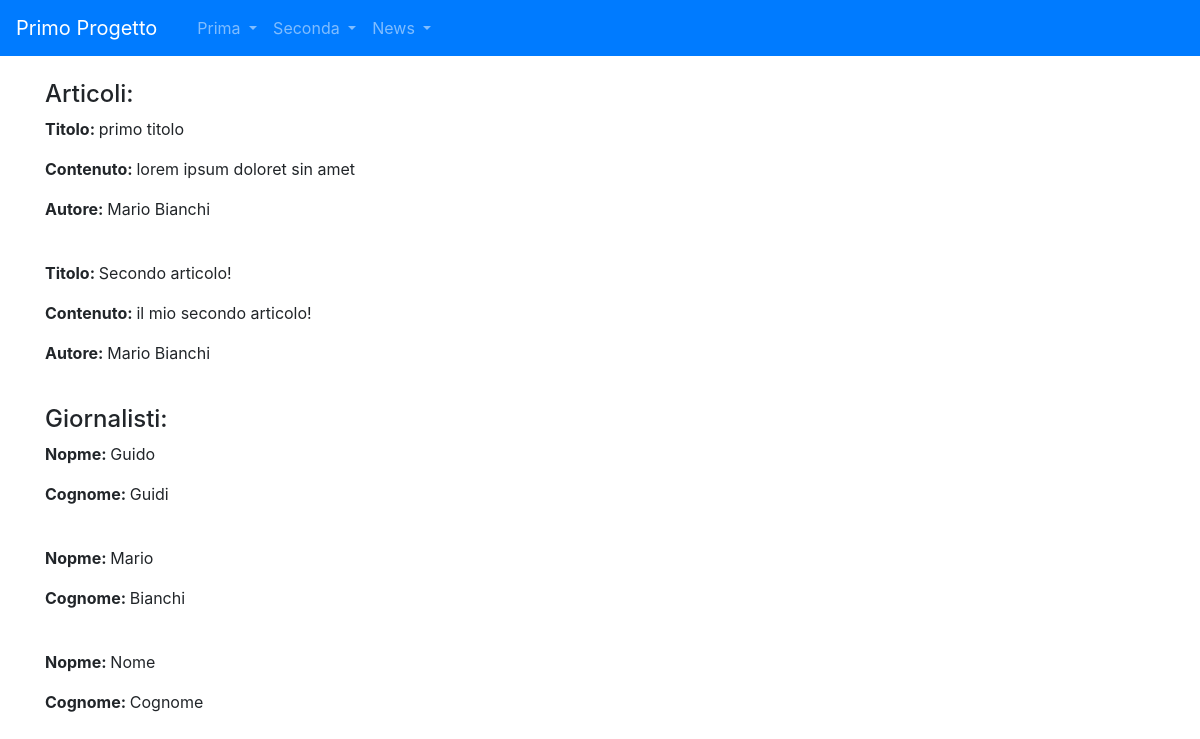
Page /news/ on the committed database.
### news/models.py (models this page shows)
class Articolo (models.Model):
    titolo= models.CharField(max_length=100)
    contenuto= models.TextField()
    giornalista= models.ForeignKey(Giornalista, on_delete=models.CASCADE, related_name="articoli")
    class Meta:
        verbose_name="Articolo"
        verbose_name_plural="Articolo"

class Giornalista(models.Model):
    nome= models.CharField(max_length=20)
    cognome= models.CharField(max_length=20)
    class Meta:
        verbose_name="Giornalista"
        verbose_name_plural="Giornalisti"

### news/views.py (the view)
# urls.py: path('', home, name='homeview'),
def home(request):
    articoli=Articolo.objects.all()
    giornalisti=Giornalista.objects.all()
    context={"articoli": articoli,"giornalisti":giornalisti}
    print(context)
    return render(request,"homepageNews.html",context)

### news/templates/homepageNews.html (shortened to what this page needs)
{% extends 'base.html'%}
{%block content%}
  <h4>Articoli:</h4>
  {% for articolo in articoli %}
    <p><strong>Titolo: </strong>{{ articolo.titolo }}</p>
    <p><strong>Contenuto: </strong>{{ articolo.contenuto }}</p>
    <p><strong>Autore: </strong>{{ articolo.giornalista.nome }} {{ articolo.giornalista.cognome }}</p>
    <br>
  {% endfor %}
  <h4>Giornalisti:</h4>
  {% for giornalista in giornalisti %}
    <p><strong>Nopme: </strong>{{ giornalista.nome }}</p>
    <p><strong>Cognome: </strong>{{ giornalista.cognome }}</p>
    <br>
  {% endfor %}
{%endblock content%}

### templates/base.html (shortened to what this page needs)
{%load static%}
<!DOCTYPE html>
<html lang="it">
<head>
    <link rel="stylesheet" href="https://maxcdn.bootstrapcdn.com/bootstrap/4.0.0/css/bootstrap.min.css"
>
</head>
  <body>
    <nav class="navbar navbar-expand-lg navbar-dark bg-primary">
      <a class="navbar-brand" href="/">Primo Progetto</a>
      <div class="collapse navbar-collapse" id="navbarSupportedContent">
        <ul class="navbar-nav mr-auto">
          <li class="nav-item active">
            <a class="nav-link" href="/"> <span class="sr-only">(current)</span></a>
          </li>
          <li class="nav-item dropdown">
                <a class="nav-link dropdown-toggle" href="#" id="navbarDropdown" role="button" data-toggle="dropdown"
                   aria-haspopup="true" aria-expanded="false">
                    Prima
                </a>
          </li>
          <li class="nav-item dropdown">
            <a class="nav-link dropdown-toggle" href="#" id="navbarDropdown" role="button" data-toggle="dropdown" aria-haspopup="true" aria-expanded="false">
              Seconda
            </a>
          </li>
          <li class="nav-item dropdown">
            <a class="nav-link dropdown-toggle" href="#" id="navbarDropdown" role="button" data-toggle="dropdown"
              aria-haspopup="true" aria-expanded="false">
              News
            </a>
          </li>
        </ul>
      </div>
    </nav>
    <div class="container my-4">
     {%block content%}
     {%endblock content%}
    </div>
   </body>
</html>

### rows in the picture
Articolo: titolo "primo titolo", contenuto "lorem ipsum doloret sin amet", giornalista.nome "Mario", giornalista.cognome "Bianchi"
Articolo: titolo "Secondo articolo!", contenuto "il mio secondo articolo!", giornalista.nome "Mario", giornalista.cognome "Bianchi"
Giornalista: nome "Guido", cognome "Guidi"
Giornalista: nome "Mario", cognome "Bianchi"
Giornalista: nome "Nome", cognome "Cognome"
